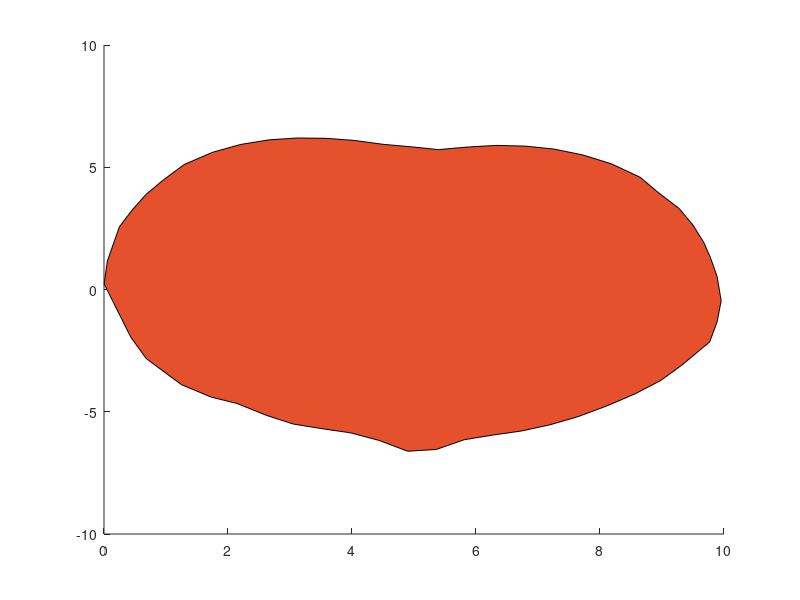

MATLAB code to generate this figure: (Note: this script raises an error after producing the figure.)
% This script has the fixed code if you are struggling to debug!

%% SOLUTION: Breakout 1 

%read in data
data = csvread('peach.csv');
%plot data
p = patch(data(:,1), data(:,2), [0.8980 0.3176 0.1765]); % RGB for orange
p.LineWidth = 2;

%% SOLUTION: Breakout 2

%read in data
data = csvread('peach.csv');
%plot data
p = patch(data(:,1), data(:,2), [0.9882 0.1961 0.3490]);
p.LineWidth = 1; % change to 1

%% SOLUTION: Breakout 3

%read in data
data = csvread('peach.csv');
%plot data
p = patch(data(:,1), data(:,2), [0.8980 0.3176 0.1765]);
p.LineWidth = 1; % change to 1
